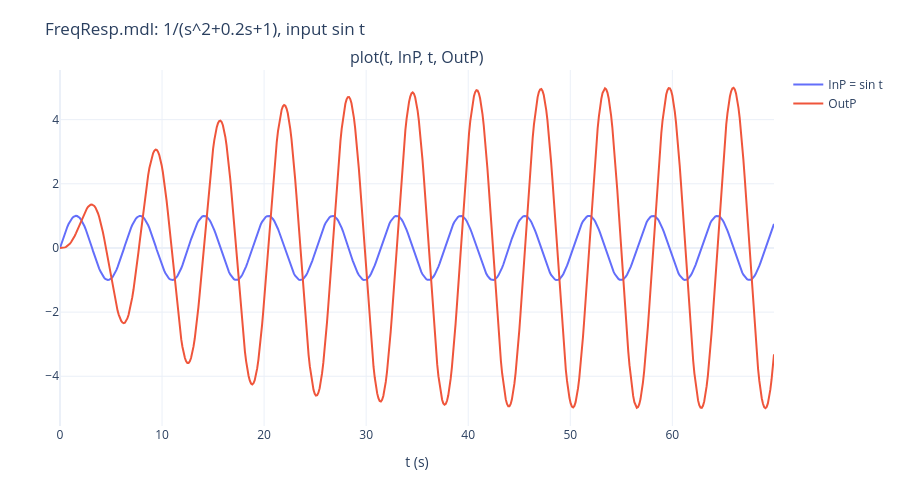

Notebook code cell kept with this figure:
### Markdown cell above
## 3. 頻率響應 `FreqResp.mdl`

$\ddot y+0.2\dot y+y=\sin(\omega t)$，$G(s)=\dfrac{1}{s^2+0.2s+1}$；模型用 Sine Wave（1 rad/s）輸入、模擬 70 秒，
以 To Workspace 存下 `InP`、`OutP`、`t`，再 `plot(t, InP, t, OutP)`。

頻率響應的定義：穩定線性系統受弦波 $A\sin\omega t$ 輸入，穩態輸出為 $B\sin(\omega t+\phi)$，
$B=A|G(j\omega)|$、$\phi=\angle G(j\omega)$。$\omega=1$ 正好是 $G$ 的共振頻率：$|G(j1)|=\dfrac{1}{0.2}=5$、$\angle G(j1)=-90^\circ$。

### Code cell
def sine_test(w, T=70):
    """FreqResp.mdl：Sine Wave（頻率 w）→ G → 存 InP、OutP；用最後兩個週期擬合 OutP = B sin(wt + phi)"""
    tt, X = simulate(lambda t, x: G.dx(x, np.sin(w * t)), np.zeros(G.n), T)
    InP, OutP = np.sin(w * tt), G.C @ X
    m = tt >= T - 2 * (2 * np.pi / w)
    a, b = np.linalg.lstsq(np.c_[np.sin(w * tt[m]), np.cos(w * tt[m])], OutP[m], rcond=None)[0]
    return tt, InP, OutP, np.hypot(a, b), np.degrees(np.arctan2(b, a))


t, InP, OutP, B, phi = sine_test(1.0)
Gj = 1 / ((1j) ** 2 + 0.2 * 1j + 1)
print(f"w = 1: steady state B = {B:.2f}, phi = {phi:.1f} deg;  |G(j1)| = {abs(Gj):.2f}, angle = {np.degrees(np.angle(Gj)):.1f} deg")
scope(t, {"plot(t, InP, t, OutP)": [("InP = sin t", InP), ("OutP", OutP)]}, "FreqResp.mdl: 1/(s^2+0.2s+1), input sin t")

for w in (0.5, 2.0):
    _, _, _, B, phi = sine_test(w)
    Gj = 1 / ((1j * w) ** 2 + 0.2 * 1j * w + 1)
    print(f"w = {w}: steady state B = {B:.3f}, phi = {phi:.1f} deg;  |G(jw)| = {abs(Gj):.3f}, angle = {np.degrees(np.angle(Gj)):.1f} deg")

### Figure 1 — Plotly figure (JSON) as saved in the notebook; plotly's stock layout.template omitted (floating-point values rounded to 4 significant figures; data arrays with more than 128 entries replaced by an {"elided": "..."} marker saying what was removed)
{"data": [{"mode": "lines", "name": "InP = sin t", "type": "scatter", "x": {"elided": "584 float values"}, "xaxis": "x", "y": {"elided": "584 float values"}, "yaxis": "y"}, {"mode": "lines", "name": "OutP", "type": "scatter", "x": {"elided": "584 float values"}, "xaxis": "x", "y": {"elided": "584 float values"}, "yaxis": "y"}], "layout": {"annotations": [{"font": {"size": 16}, "showarrow": false, "text": "plot(t, InP, t, OutP)", "x": 0.5, "xanchor": "center", "xref": "paper", "y": 1.0, "yanchor": "bottom", "yref": "paper"}], "height": 480, "margin": {"b": 50, "l": 60, "r": 20, "t": 70}, "title": {"text": "FreqResp.mdl: 1/(s^2+0.2s+1), input sin t"}, "xaxis": {"anchor": "y", "domain": [0.0, 1.0], "title": {"text": "t (s)"}}, "yaxis": {"anchor": "x", "domain": [0.0, 1.0]}}}
